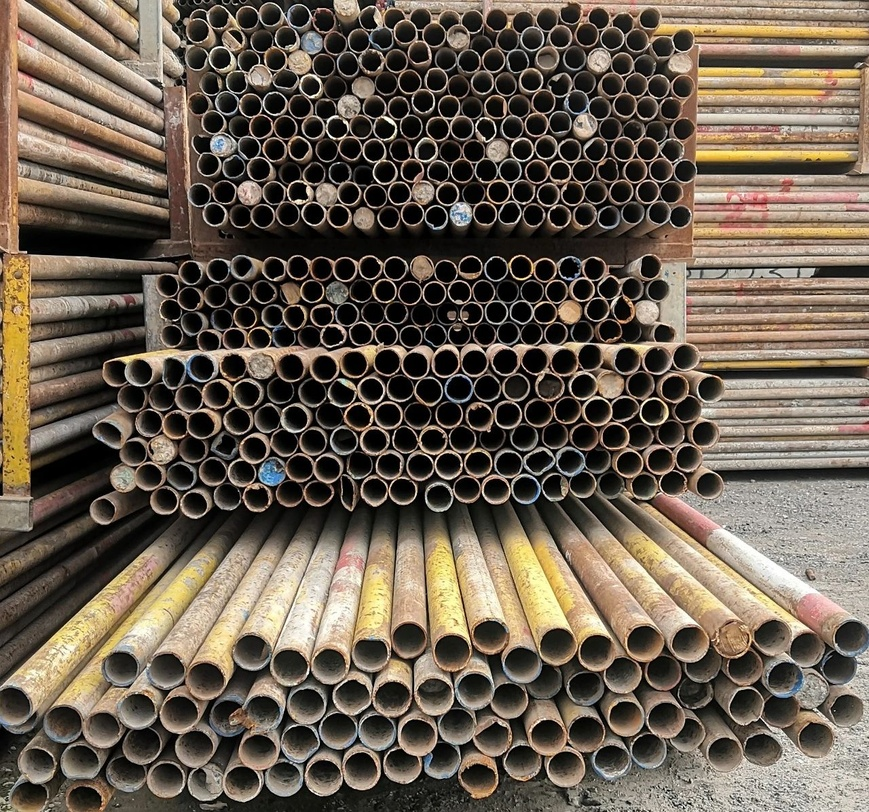
#> input picture DeepLearning/main/gangguan.jpg, 869 x 812 px, shrunk from 1280 x 1197 before the run
$ python OpenCvGuangguanCount.py
#> lines starting #> are read from the running program, lines starting #| are printed output that depends on the picture; after the words box and inside, x2 and y2 are one past the last pixel; in counts of white or black regions, pixels touching at a corner belong together
#!usr/bin/env python
# -*- coding:utf-8 _*-
"""
@author:eivision
@file: OpenCvGuangguanCount.py
@time: 2022/07/19
"""

# 加载图像，实现形态学梯度;
# import cv2 as cv
# import numpy as np
#
# image = cv.imread("./gangguan.jpg")
# se = cv.getStructuringElement(cv.MORPH_RECT, (3, 3))
# image = cv.morphologyEx(image, cv.MORPH_GRADIENT, se)
# cv.imwrite("./image.png", image)
# gray = cv.cvtColor(image, cv.COLOR_BGR2GRAY)
#
# img = image.copy()
# img = cv.cvtColor(img, cv.COLOR_BGR2GRAY)
#
# img = cv.medianBlur(img, 5)
# cimg = cv.cvtColor(img, cv.COLOR_GRAY2BGR)

# 使用霍夫变换，得到输出的圆数组，直接循环绘制颜色即可：

# circles= cv.HoughCircles(gray, cv.HOUGH_GRADIENT, d, min_dist, param1=hgrad, param2=lgrad, minRadius=min, maxRadius=max)

# circles= cv.HoughCircles(img, cv.HOUGH_GRADIENT, 1, 30, param1=50, param2=30, minRadius=50, maxRadius=200)

# add;
# circles = cv.HoughCircles(gray,cv.HOUGH_GRADIENT,1,300,param1=50,param2=30,minRadius=50,maxRadius=200)
#
# circles = cv.HoughCircles(image, method, dp, minDist[, param1[, param2[, minRadius[, maxRadius]]]]])


# image：灰度图像
# method：一般为cv.HOUGH_GRADIENT
# dp:累加器分辨率与图像分辨率的反比，一般为1
# minDist：不同圆心之间的最小距离，太大会遗漏一些圆形，太小会产生许多无关的圆
# param1：传递给 canny 边缘检测算子的高阀值，而低阀值为高阀值的一半
# param2：是检测阶段圆心的累加阀值。越小可以检测到更多的假圆。越大能通过检测的圆就更加接近完美的圆形。
# minRadius：最小半径
# maxRadius：最大半径


# circles = np.uint16(np.around(circles))
#
# for c in circles[0]:
#     #print(c)
#     x, y, r = c
#     b = np.random.randint(0, 256)
#     g = np.random.randint(0, 256)
#     r = np.random.randint(0, 256)
#     cv.circle(image, (x, y), 30, (255, g, r), -1, 8, 0)
#
# cv.imshow('detected circles', image)
# cv.imwrite("./hough_det.png", image)
# cv.waitKey(0)
# cv.destroyAllWindows()


# add1;
import cv2.cv2
import numpy as np
import cv2 as cv
from matplotlib import pyplot as plt

# img1 = cv.imread(r'XXXXX.jpg')

img1 = cv.imread("./gangguan.jpg")
#> img1 is the input picture: shape (812, 869, 3); mean B, G, R 81.3, 95.1, 107.1

img = img1.copy()
img = cv.cvtColor(img, cv.COLOR_BGR2GRAY)
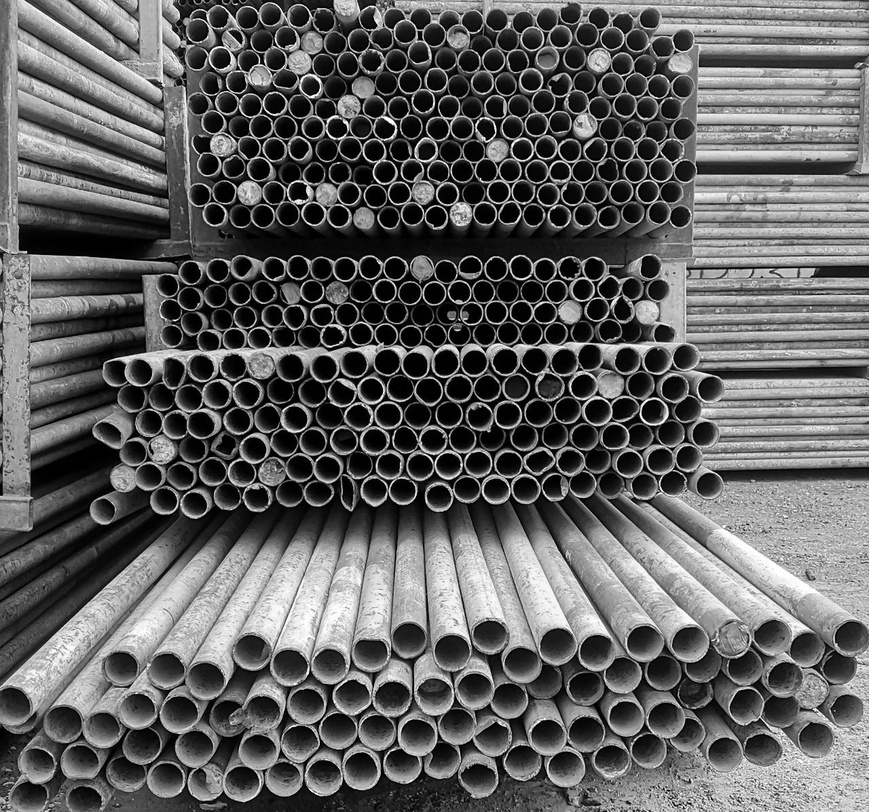
#> img: shape (812, 869); min 0, max 255, mean 97.1

cv.imwrite("./image.png", img)

img = cv.medianBlur(img, 5)
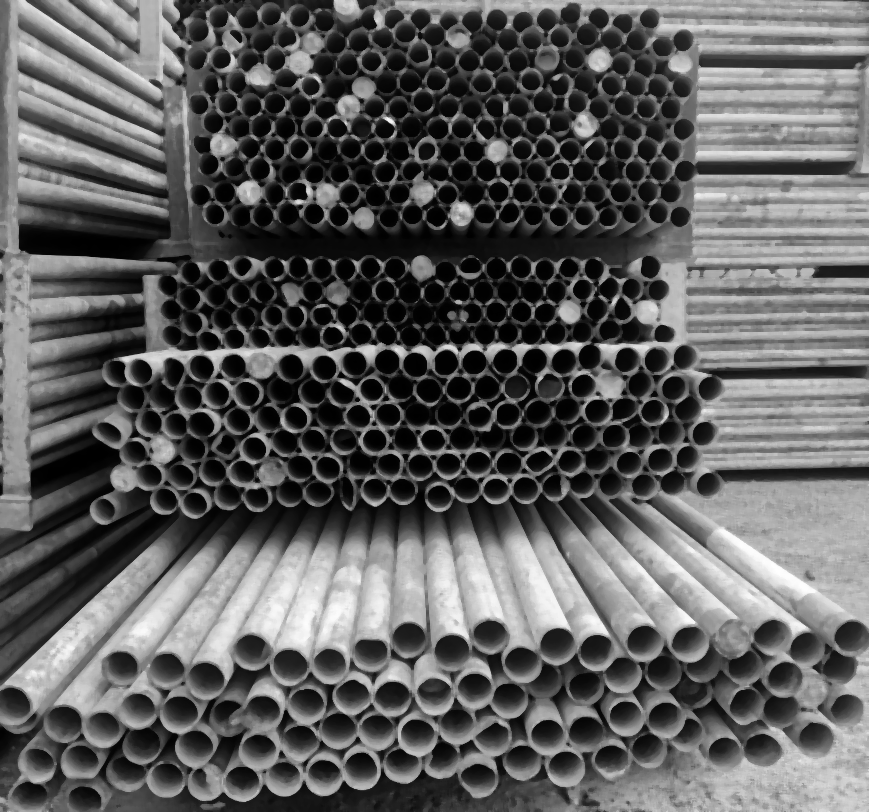
#> img: shape (812, 869); min 0, max 254, mean 94.8
cimg = cv.cvtColor(img, cv.COLOR_GRAY2BGR)
circles = cv.HoughCircles(img, cv.HOUGH_GRADIENT, 1, 30,
                          param1=42, param2=35,  minRadius=5, maxRadius=30)
#> circles = 114 rows, first 8: [813.5, 737.5, 29.4], [716.5, 743.5, 29.4], [283.5, 776.5, 19.4], [167.5, 767.5, 29.3], [414.5, 733.5, 23.9], [137.5, 705.5, 23.9], [241.5, 780.5, 20.5], [352.5, 692.5, 21.6]


# circles = cv.HoughCircles(gray,cv.HOUGH_GRADIENT,1,300,param1=50,param2=30,minRadius=50,maxRadius=200) #default;
# image：灰度图像；
# method：一般为cv.HOUGH_GRADIENT
# dp:累加器分辨率与图像分辨率的反比，一般为1
# minDist：不同圆心之间的最小距离，太大会遗漏一些圆形，太小会产生许多无关的圆
# param1：传递给 canny 边缘检测算子的高阀值，而低阀值为高阀值的一半
# param2：是检测阶段圆心的累加阀值。越小可以检测到更多的假圆。越大能通过检测的圆就更加接近完美的圆形。
# minRadius：最小半径
# maxRadius：最大半径

circles = np.uint16(np.around(circles))
#> circles = 114 rows, first 8: [814, 738, 29], [716, 744, 29], [284, 776, 19], [168, 768, 29], [414, 734, 24], [138, 706, 24], [242, 780, 20], [352, 692, 22]
# count=0
for i in circles[0, :]:
    # 画圆：
    cv.circle(img1, (i[0], i[1]), i[2], (0, 255, 0), 5) # 圆--绿色；
    # 圆心：
    cv.circle(img1, (i[0], i[1]), 2, (0, 0, 255), 5)    # 圆心--红色；
#> this loop made 114 passes
#> i on passes 1 to 12: [814, 738, 29], [716, 744, 29], [284, 776, 19], [168, 768, 29], [414, 734, 24], [138, 706, 24], [242, 780, 20], [352, 692, 22], [194, 748, 18], [308, 700, 24], [362, 768, 22], [586, 724, 27]
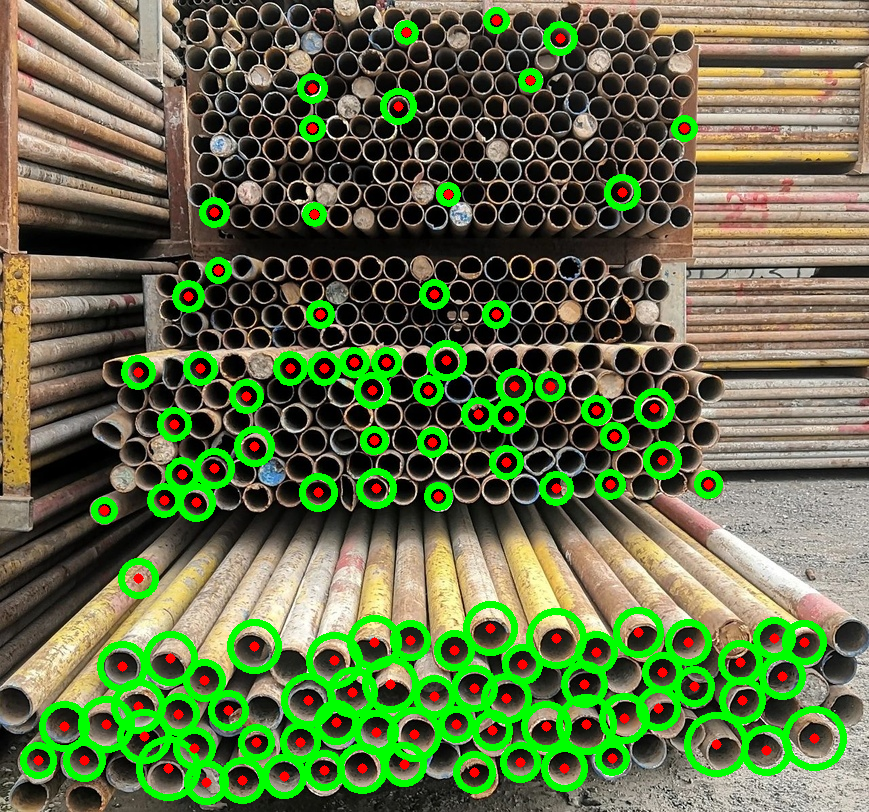
#> img1: shape (812, 869, 3); 12.19% of pixels changed, all inside (x1, y1, x2, y2) = (20, 7, 847, 805)
    # [15 lines of commented-out code are left out]

cv.imshow('detected circles', img1)
cv.imwrite("./hough_det.png", img1)

cv.waitKey(0)
cv.destroyAllWindows()
